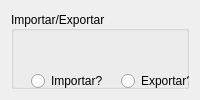
                   <widget class="QWidget" name="tab_importar_exportar">
                    <attribute name="title">
                     <string>Importar/Exportar</string>
                    </attribute>
                    <layout class="QVBoxLayout" name="verticalLayout_14">
                     <item>
                      <widget class="QGroupBox" name="groupBox">
                       <property name="title">
                        <string>Importar/Exportar</string>
                       </property>
                       <property name="alignment">
                        <set>Qt::AlignmentFlag::AlignLeading|Qt::AlignmentFlag::AlignLeft|Qt::AlignmentFlag::AlignVCenter</set>
                       </property>
                       <widget class="QPlainTextEdit" name="txt_output_import">
                        <property name="geometry">
                         <rect>
                          <x>20</x>
                          <y>190</y>
                          <width>611</width>
                          <height>91</height>
                         </rect>
                        </property>
                        <property name="frameShadow">
                         <enum>QFrame::Shadow::Raised</enum>
                        </property>
                       </widget>
                       <widget class="QLabel" name="label">
                        <property name="geometry">
                         <rect>
                          <x>20</x>
                          <y>170</y>
                          <width>141</width>
                          <height>16</height>
                         </rect>
                        </property>
                        <property name="text">
                         <string>Saída import de dados:</string>
                        </property>
                       </widget>
                       <widget class="Line" name="line">
                        <property name="geometry">
                         <rect>
                          <x>630</x>
                          <y>10</y>
                          <width>20</width>
                          <height>291</height>
                         </rect>
                        </property>
                        <property name="orientation">
                         <enum>Qt::Orientation::Vertical</enum>
                        </property>
                       </widget>
                       <widget class="QRadioButton" name="radioBtn_importar_fiscal_contabil">
                        <property name="geometry">
                         <rect>
                          <x>20</x>
                          <y>60</y>
                          <width>92</width>
                          <height>20</height>
                         </rect>
                        </property>
                        <property name="cursor">
                         <cursorShape>PointingHandCursor</cursorShape>
                        </property>
                        <property name="text">
                         <string>Importar?</string>
                        </property>
                       </widget>
                       <widget class="QRadioButton" name="radioBtn_exportar_fiscal_contabil">
                        <property name="geometry">
                         <rect>
                          <x>110</x>
                          <y>60</y>
                          <width>92</width>
                          <height>20</height>
                         </rect>
                        </property>
                        <property name="cursor">
                         <cursorShape>PointingHandCursor</cursorShape>
                        </property>
                        <property name="text">
                         <string>Exportar?</string>
                        </property>
                       </widget>
                       <widget class="Line" name="line_3">
                        <property name="geometry">
                         <rect>
                          <x>10</x>
                          <y>80</y>
                          <width>621</width>
                          <height>16</height>
                         </rect>
                        </property>
                        <property name="orientation">
                         <enum>Qt::Orientation::Horizontal</enum>
                        </property>
                       </widget>
                       <widget class="QLabel" name="label_3">
                        <property name="geometry">
                         <rect>
                          <x>650</x>
                          <y>20</y>
                          <width>361</width>
                          <height>261</height>
                         </rect>
                        </property>
                        <property name="text">
                         <string>&lt;html&gt;&lt;head/&gt;&lt;body&gt;&lt;p&gt;&lt;span style=&quot; font-weight:700;&quot;&gt;Importar: &lt;/span&gt;É possível importar clientes e contabilidades de forma fácil seguindo o modelo de arquivo para importação.&lt;/p&gt;&lt;p&gt;&lt;span style=&quot; font-weight:700;&quot;&gt;Exportar: &lt;/span&gt;Permite que o usuário exporte dados como &lt;span style=&quot; font-weight:700;&quot;&gt;clientes, contabilidades &lt;/span&gt;e relatórios como &lt;span style=&quot; font-weight:700;&quot;&gt;Totais de NFE, Totais de NFCE, &lt;/span&gt;&lt;/p&gt;&lt;/body&gt;&lt;/html&gt;</string>
                        </property>
                        <property name="alignment">
                         <set>Qt::AlignmentFlag::AlignLeading|Qt::AlignmentFlag::AlignLeft|Qt::AlignmentFlag::AlignTop</set>
                        </property>
                        <property name="wordWrap">
                         <bool>true</bool>
                        </property>
                        <property name="margin">
                         <number>5</number>
                        </property>
                        <property name="indent">
                         <number>0</number>
                        </property>
                       </widget>
                       <widget class="QWidget" name="layoutWidget">
                        <property name="geometry">
                         <rect>
                          <x>12</x>
                          <y>92</y>
                          <width>621</width>
                          <height>61</height>
                         </rect>
                        </property>
                        <layout class="QVBoxLayout" name="verticalLayout_15">
                         <property name="spacing">
                          <number>0</number>
                         </property>
                         <item>
                          <widget class="QLabel" name="label_2">
                           <property name="text">
                            <string>Caminho do arquivo:</string>
                           </property>
                          </widget>
                         </item>
                         <item>
                          <layout class="QHBoxLayout" name="horizontalLayout_14">
                           <property name="spacing">
                            <number>0</number>
                           </property>
                           <item>
                            <widget class="QLineEdit" name="txt_path_importar_exportar">
                             <property name="minimumSize">
                              <size>
                               <width>0</width>
                               <height>30</height>
                              </size>
                             </property>
                             <property name="maximumSize">
                              <size>
                               <width>16777215</width>
                               <height>30</height>
                              </size>
                             </property>
                            </widget>
                           </item>
                           <item>
                            <widget class="QPushButton" name="btn_path_import">
                             <property name="minimumSize">
                              <size>
                               <width>0</width>
                               <height>35</height>
                              </size>
                             </property>
                             <property name="maximumSize">
                              <size>
                               <width>35</width>
                               <height>30</height>
                              </size>
                             </property>
                             <property name="cursor">
                              <cursorShape>PointingHandCursor</cursorShape>
                             </property>
                             <property name="text">
                              <string/>
                             </property>
                             <property name="icon">
                              <iconset resource="icon.qrc">
                               <normaloff>:/icons/icons/file.png</normaloff>:/icons/icons/file.png</iconset>
                             </property>
                             <property name="iconSize">
                              <size>
                               <width>20</width>
                               <height>20</height>
                              </size>
                             </property>
                            </widget>
                           </item>
                           <item>
                            <widget class="QPushButton" name="btn_importar_cliente_contabil">
                             <property name="minimumSize">
                              <size>
                               <width>0</width>
                               <height>30</height>
                              </size>
                             </property>
                             <property name="maximumSize">
                              <size>
                               <width>16777215</width>
                               <height>30</height>
                              </size>
                             </property>
                             <property name="cursor">
                              <cursorShape>PointingHandCursor</cursorShape>
                             </property>
                             <property name="text">
                              <string>Excutar</string>
                             </property>
                            </widget>
                           </item>
                          </layout>
                         </item>
                        </layout>
                       </widget>
                       <widget class="QComboBox" name="comboTipo_import_export_fiscal_contabil">
                        <property name="geometry">
                         <rect>
                          <x>470</x>
                          <y>50</y>
                          <width>161</width>
                          <height>30</height>
                         </rect>
                        </property>
                        <property name="minimumSize">
                         <size>
                          <width>0</width>
                          <height>30</height>
                         </size>
                        </property>
                        <property name="maximumSize">
                         <size>
                          <width>16777215</width>
                          <height>30</height>
                         </size>
                        </property>
                        <property name="cursor">
                         <cursorShape>PointingHandCursor</cursorShape>
                        </property>
                        <item>
                         <property name="text">
                          <string>Tipo</string>
                         </property>
                        </item>
                        <item>
                         <property name="text">
                          <string>Clientes</string>
                         </property>
                        </item>
                        <item>
                         <property name="text">
                          <string>Contabilidades</string>
                         </property>
                        </item>
                        <item>
                         <property name="text">
                          <string>Relatório Totais NFE</string>
                         </property>
                        </item>
                        <item>
                         <property name="text">
                          <string>Relatório Totais NFCE</string>
                         </property>
                        </item>
                       </widget>
                      </widget>
                     </item>
                    </layout>
                   </widget>
